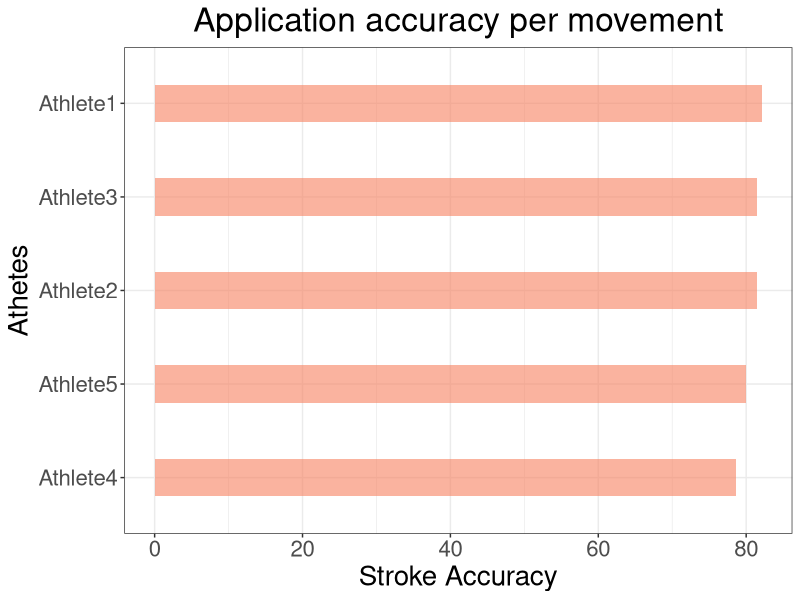
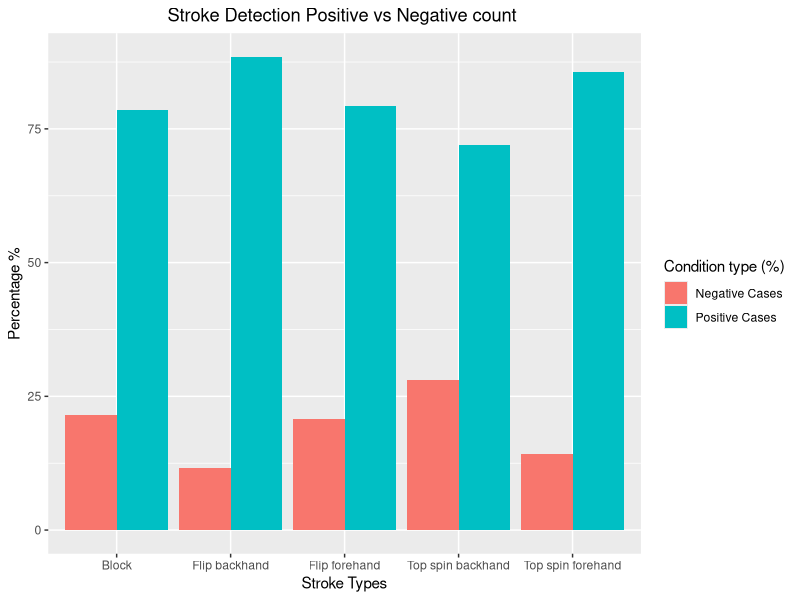

R code for these plots, in order:
# Title     : TODO
# Objective : TODO
# Created by: nuno
# Created on: 10/11/21

# load the library
library(forcats)


# Library
library(ggplot2)
library(dplyr)

# Dataset 1: one value per group
data <- data.frame(
  name = c("Athlete1", "Athlete2", "Athlete3", "Athlete4", "Athlete5"),
  val = c(0.821428571,0.814814815,0.814814815,0.785714286,0.8))
# Reorder following the value of another column:
data %>%
  mutate(name = fct_reorder(name, val)) %>%
  ggplot(aes(x = name, y = val * 100)) +
  geom_bar(stat = "identity", fill = "#f68060", alpha = .6, width = .4) +
  coord_flip() +
  xlab("Athetes") +
  ylab("Stroke Accuracy") +
  theme_bw() +
  ggtitle("Application accuracy per movement") +
  theme(plot.title = element_text(hjust = 0.5), text = element_text(size = 20))
#print()

# Reverse side
#data %>%
#  mutate(name = fct_reorder(name, desc(val))) %>%
#  ggplot( aes(x=name, y=val)) +
#  geom_bar(stat="identity", fill="#f68060", alpha=.6, width=.4) +
#  coord_flip() +
#  xlab("") +
#  theme_bw()

# library
library(ggplot2)

# create a dataset
specie <- c(rep("Top spin forehand", 2), rep("Top spin backhand", 2), rep("Block", 2), rep("Flip forehand", 2), rep("Flip backhand", 2))
condition <- rep(c("Positive Cases", "Negative Cases"), 5)
value <- c(0.857142857,0.142857143,0.72,0.28,0.785714286,0.214285714,0.793103448,0.206896552,0.884615385,0.115384615)
data <- data.frame(specie, condition, value)

# Grouped
ggplot(data, aes(fill = condition, y = value * 100, x = specie)) +
  geom_bar(position = "dodge", stat = "identity") +
  xlab("Stroke Types") +
  ylab("Percentage %") +
  ggtitle("Stroke Detection Positive vs Negative count ") +
  theme(plot.title = element_text(hjust = 0.5))+
  labs(fill = "Condition type (%)")